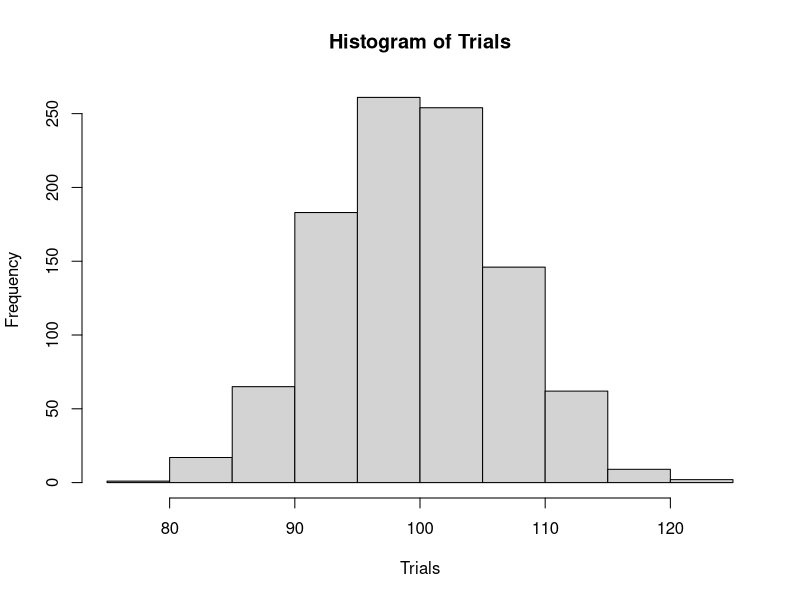
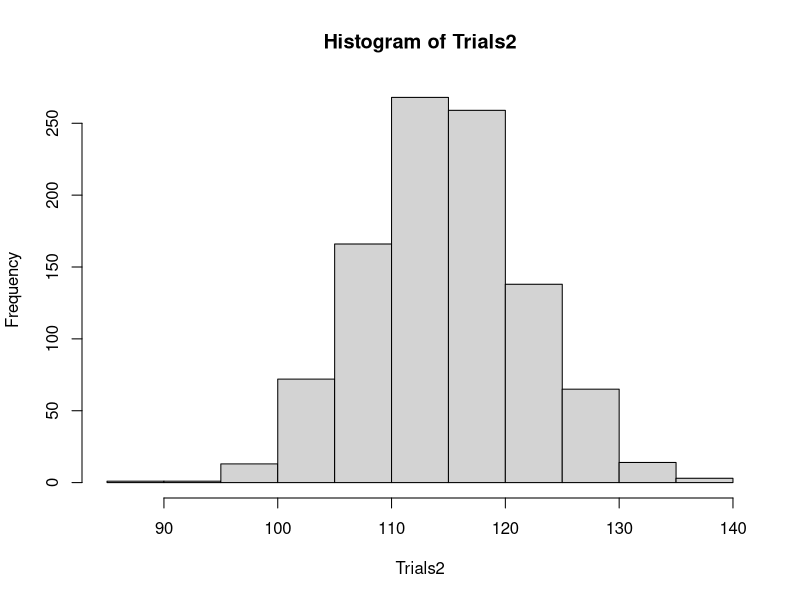
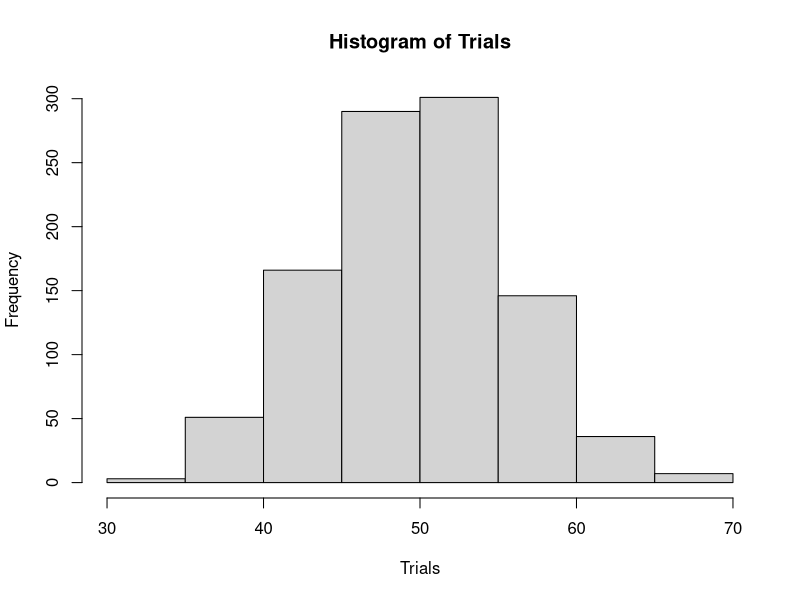
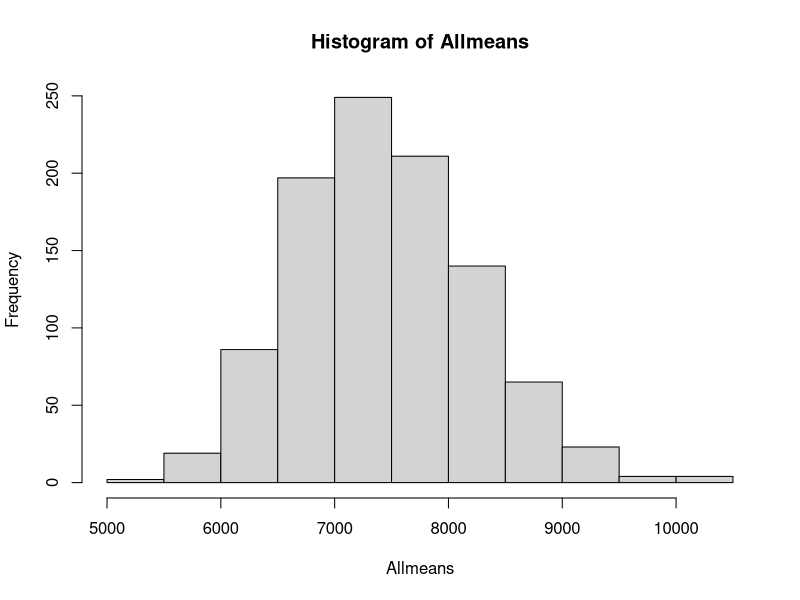
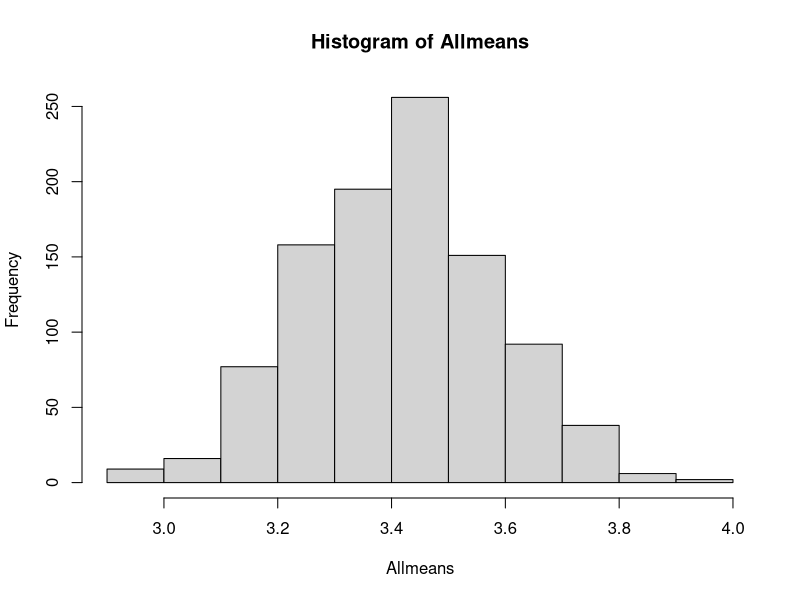
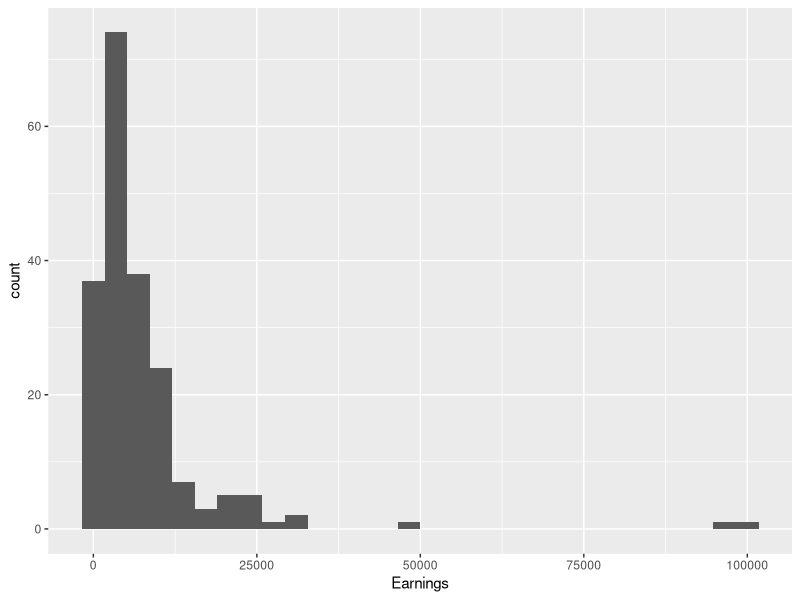
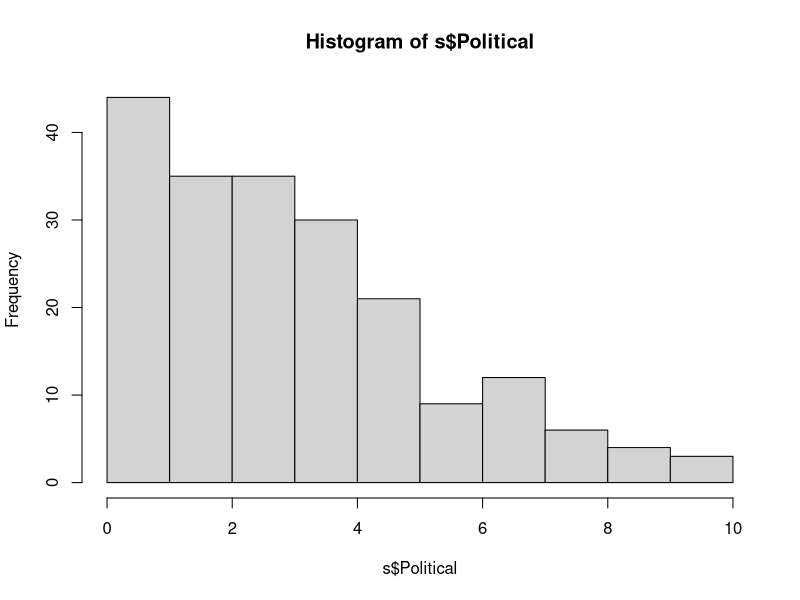

These figures' R source, in order:
## ---- chunk 1
knitr::opts_chunk$set(echo = TRUE)

## ---- chunk 2

# Suppose you surveyed a random sample of 200 UVM students, and 115 of them said they are ‘Better than Average’ or “Way Better than Average” drivers.    Do a hypothesis test to see if the true proportion of UVM students who would say they are better or way better drivers is a majority.   That is, use the null hypothesis “50% of students would say they are better or way better than average”.   Generate 1000 trials, compute the ‘p-value’ and state your decision (above), in terms of the problem.

# Observer Result (OR)
OR <- 115/200

# Null Hypothesis: 50% of students would say they are better or way better than average
Trials <- rbinom(n = 1000, size = 200, prob = .5)
hist(Trials)
table(Trials)

# pvalue
pValue <- (8 + 6 + 1 + 2 + 1 + 1 + 1) /1000
pValue

## ---- chunk 3
# Use the same data as in question 1 (a random sample of 200 UVM students, and 115 of them said they are ‘Better than Average’ or “Way Better than Average” drivers.)    Using methods from class, find a 95% bootstrap confidence interval for the true percentage of students.  Have R calculate and print the lower and upper limit, rounding each value to 2 decimal places. (xx.xx  to xx.xx).  Also have R do a histogram of the bootstrap percentages.

#  Express the trials as percentages;

#  Generate trials using the PE for the probability
Trials2 <- rbinom(n = 1000, size = 200, prob = 115/200)

#  histogram and table
hist(Trials2)
table(Trials2)

# Standard Error
SE <- sd(Trials2)

# Margin of error
Perc <- 100 * Trials / 200

# Point Estimate
PE <- 100 * 115/200
PE
SE <- sd(Perc)
ME <- 2 * SE

# upper and lower limit
lowerlimit <- PE - ME 
upperlimit <- PE + ME
lowerlimit <- round(lowerlimit,2)
upperlimit <- round(upperlimit,2)


# In the text before this chunk, state the point estimate, and write a sentence of interpretation above (I’m 95% sure…..)  Based on your interval, do you believe that a majority of all UVM students would say they are better or way better than average drivers?   How do you know?   How sure are you of the conclusion about a majority? (write answers above)

print(paste("I am 95% confident the true mean difference of students saying they are better drivers is captured in the interval from",lowerlimit, upperlimit))
## ---- chunk 4
# Suppose in the same random sample of 200 UVM students, 50 of them said their favorite app is Instagram (the most popular app in this sample).    Using methods from class, find a 95% bootstrap confidence interval for the true percentage of students who prefer Instagram.  Have R calculate and print the lower and upper limit, rounding each value to 2 decimal places. (xx.xx  to xx.xx). Also have R do a histogram of the bootstrap percentages.

# probability
p = 50/200

# Trials
Trials <- rbinom(n = 1000, size = 200, prob = p)
hist(Trials)

# Percentage
Perc <- 100 * Trials / 200

# Point of Estimate
PE <- 100 * p
PE
SE <- sd(Perc)

# Margin of Error
ME <- 2 * SE

# upper and lower limit
lowerlimit <- PE - ME 
upperlimit <- PE + ME
lowerlimit <- round(lowerlimit,2)
upperlimit <- round(upperlimit,2)
upperlimit

# paste 
print(paste(lowerlimit, upperlimit))


# In the text before this chunk, state the point estimate, and write a sentence of interpretation above (I’m 95% sure…..)   Based on your interval, do you believe that a minority of all UVM students (less than 50%) like Instagram the best?   How do you know?   How sure are you of the conclusion about a minority? (write answers above)
## ---- chunk 5
# Use the attached data file surveyC_S21.csv, download it, and read in as a data frame called, s.  Assume the data is a random sample of 200 UVM students.  Using the bootstrap method, and code similar to the code from class, find a 95% confidence interval for the true mean earnings for UVM students.  Have R do a histogram of the bootstrap means, calculate the standard deviation of the bootstrap means (the SE), calculate the margin of error, and Upper and Lower limits of the confidence interval.  Have R calculate and print the lower and upper limit, rounding each value to 2 decimal places. (xx.xx  to xx.xx).   

# data loading
s <- read.csv("surveyC_F21.csv")

library(tidyverse)

os <- na.omit(s$Earnings)

# point estimate
PE <- mean(os)
PE

# for loop for boostrap confidence
Allmeans <- c()
for (i in 1:1000){
  
  mySample <- mean(sample(os, size = length(os), replace = TRUE))
  Allmeans[i] <- mean(mySample)
}

# histogram
hist(Allmeans)

# Standard Error
SE <- sd(Allmeans)

# Margin of error
ME <- 2*SE

# upper and lower limit
lowerlimit <- PE - ME 
upperlimit <- PE + ME
lowerlimit <- round(lowerlimit,2)
upperlimit <- round(upperlimit,2)

# printing of limits
lowerlimit
upperlimit

#  Above this code chunk, state the point estimate, then state the interval in a complete sentence in terms of the problem, as we’ve done in class.  (I’m 95% sure…..)   (Hint:   Remember that you need to specify that Earnings is in the data frame, s:   os <- s$Earnings and you may need to remove missing values)
## ---- chunk 6
# Once you have your code working for problem 3a, change it so that you can find the bootstrap confidence interval for the true mean response to the question ‘Circle where you political leaning falls, where 0 is most LIBERAL and 10 is most CONSERVATIVE.’ Produce the same output, described above. (Include the same output, including the histogram of the bootstrap means.)


os <- na.omit(s$Political)

PE <- mean(os)
PE

# for loop for bootstrap
Allmeans <- c()
for (i in 1:1000){
  
  samp <- mean(sample(os, size = length(os), replace = TRUE))
  Allmeans[i] <- mean(samp)
}

# histogram
hist(Allmeans)

# Standard Error
SE <- sd(Allmeans)

# Margin of error
ME <- 2*SE

lowerlimit <- PE - ME 
upperlimit <- PE + ME
lowerlimit <- round(lowerlimit,3)
upperlimit <- round(upperlimit,3)

#upper and lowerlimit
lowerlimit
upperlimit

#  Above this code chunk, state the point estimate, and state the interval in a complete sentence in terms of the problem, as we’ve done in class.  (I’m 95% sure…..)   If a value of 5 is ‘average’ or ‘centrist,” does your confidence interval allow you to say that UVM students consider themselves to be more liberal than average?  Explain.. 
## ---- chunk 7

# a.  Once you have your code working for problem 3, copy and change it so that you can find the bootstrap confidence interval for the true median earnings here.  Above, state the point estimate and write the Earnings confidence interval in words, in terms of the problem here, as we've done in class.  (I'm 95% sure...)  You don't need to print bootstrap histograms here.

# 
os <- na.omit(s$Earnings)

PE <- median(os)
PE

Allmeds <- c()
for (i in 1:1000){
  
  samp <- median(sample(os, size = length(os), replace = TRUE))
  Allmeds[i] <- median(samp)
}

# Standard Error
SE <- sd(Allmeds)

# Margin of error
ME <- 2*SE

lowerlimit <- PE - ME 
upperlimit <- PE + ME
lowerlimit <- round(lowerlimit,2)
upperlimit <- round(upperlimit,2)

lowerlimit
upperlimit

## ---- chunk 8
# b. Once you have your code working for problem 3, copy and change it so that you can find the bootstrap confidence interval for the true median political leaning here.  Above, state each point estimate, and state the interval in a complete sentence in terms of the problem, as we’ve done in class.  (I’m 95% sure…..)  you don't need to print bootstrap histograms here.
os <- na.omit(s$Political)

PE <- median(os)
PE

Allmeds <- c()
for (i in 1:1000){
  
  samp <- median(sample(os, size = length(os), replace = TRUE))
  Allmeds[i] <- median(samp)
}

# Standard Error
SE <- sd(Allmeds)

# Margin of error
ME <- 2*SE

lowerlimit <- PE - ME 
upperlimit <- PE + ME
lowerlimit <- round(lowerlimit,2)
upperlimit <- round(upperlimit,2)

lowerlimit
upperlimit

print(paste("I am 95% confident that the true median earnings of UVM students is within the range",lowerlimit, "to", upperlimit))

## ---- chunk 9
# histogram earnings
ggplot(data = s, 
       mapping = aes(x = Earnings, color = Earnings)) + 
geom_histogram()

# histogram political
hist(s$Political)
